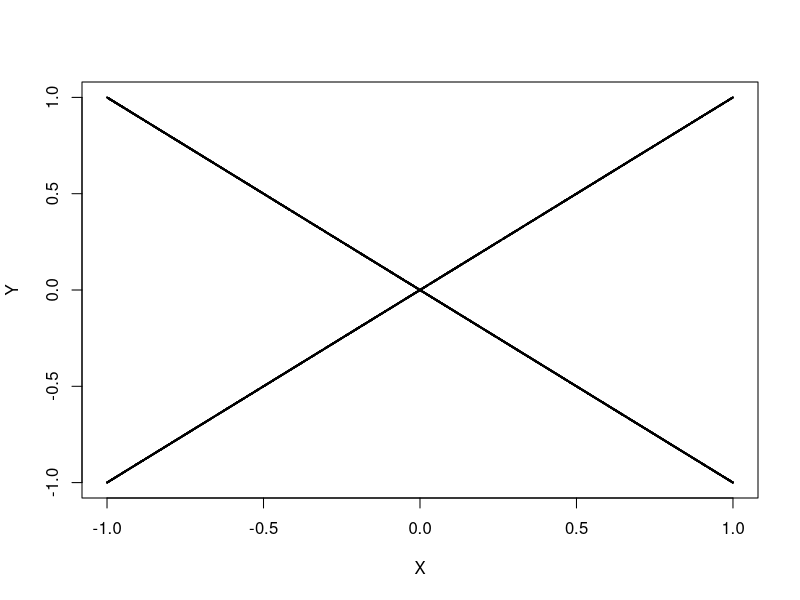
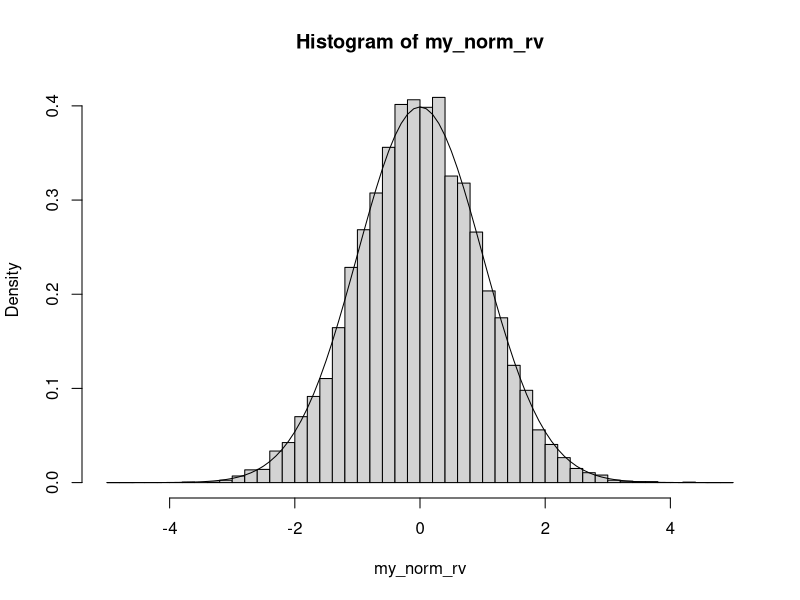
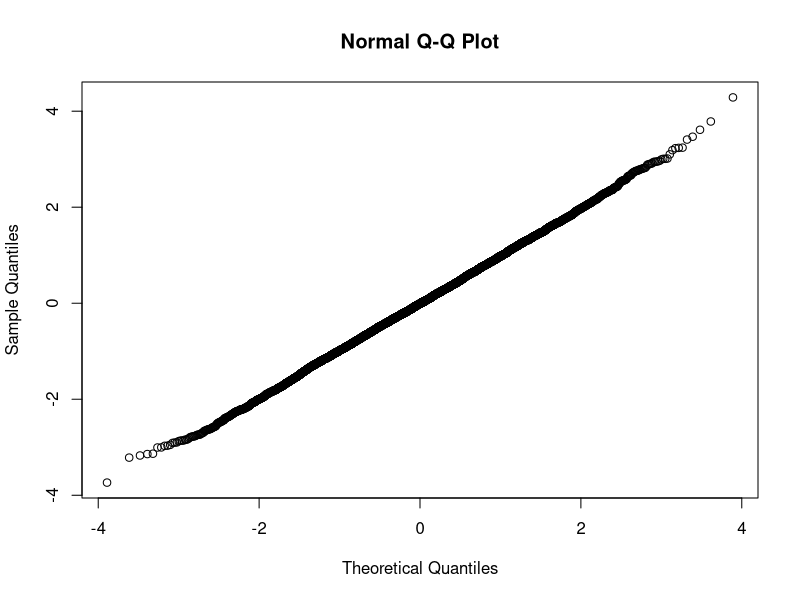
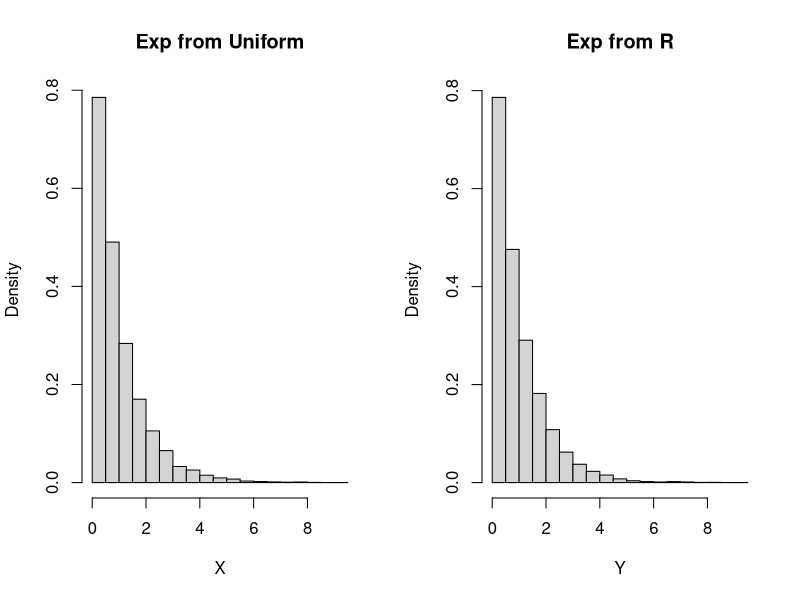
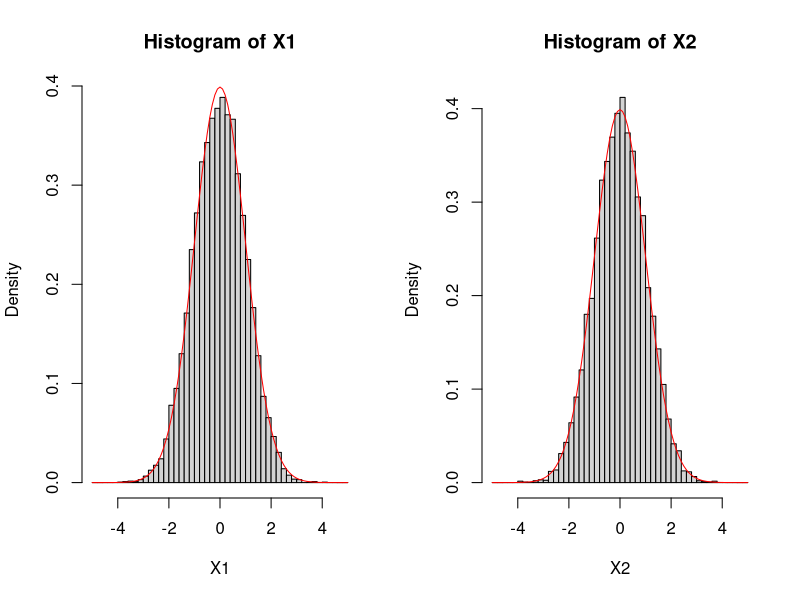
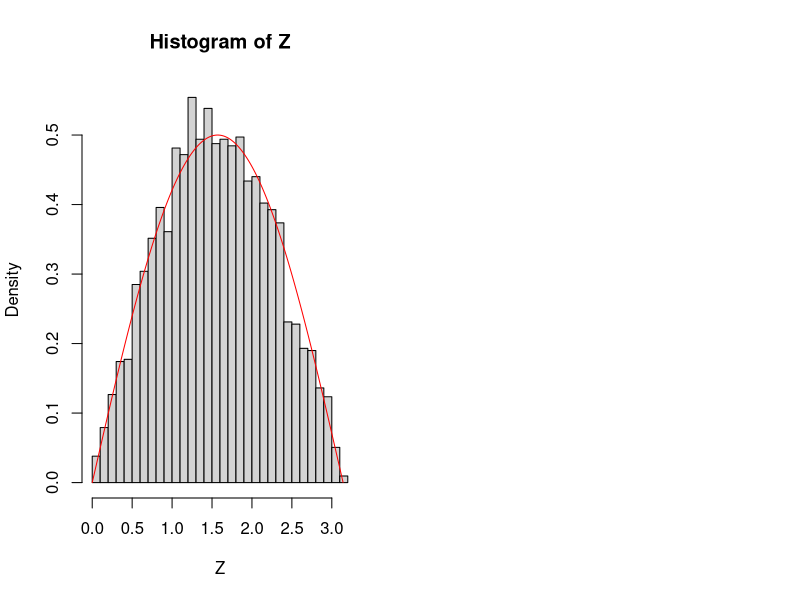
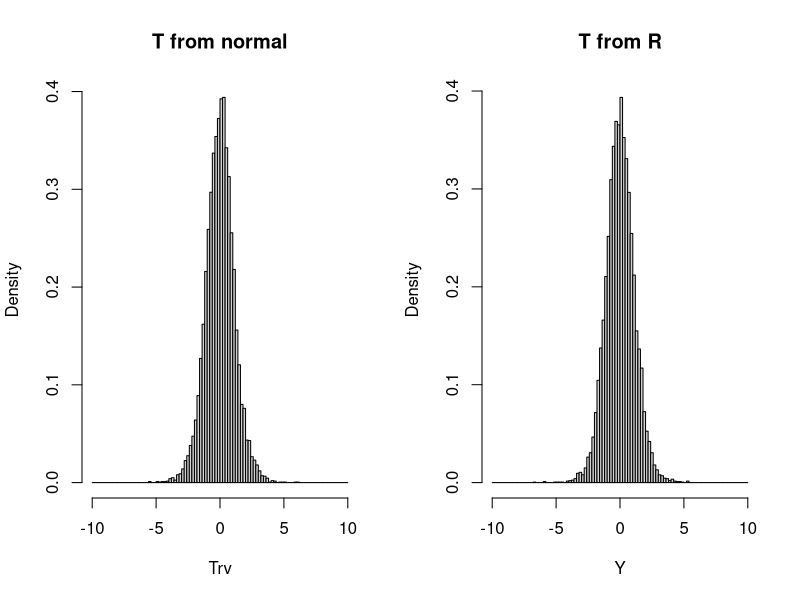
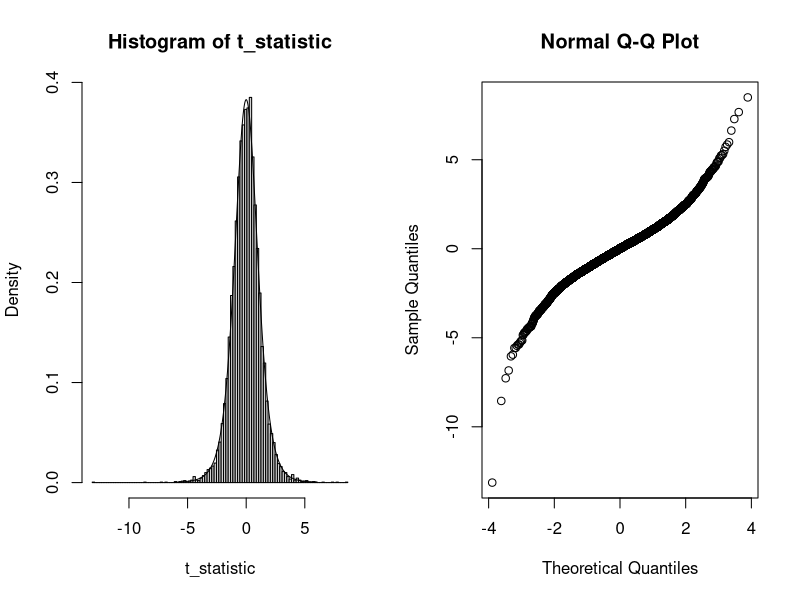

These figures' R source, in order:
## ---- chunk 1
n <- 10000
X <- runif(n, -1, 1)
Z <- runif(n, -1, 1)
Y <- sign(Z)*abs(X)
cor(X,Y)   # correlation coefficient is almost 0
## ---- chunk 2
plot(X,Y, cex=0.1) # check scatter plot
## ---- chunk 3
n <- 10000
my_norm_rv <- qnorm(runif(n))

# plot histogram and normal pdf
hist(my_norm_rv, breaks = seq(-5,5,0.2), freq=F)
x <- seq(-5,5,0.1)
lines(x, dnorm(x))
## ---- chunk 4
qqnorm(my_norm_rv)
## ---- chunk 5
Nsim <- 10000       #number of random variables
U <- runif(Nsim)
X <- -log(U)        #transforms of uniforms
Y <- rexp(Nsim)     #exponentials from R
par(mfrow=c(1,2))   #plots
hist(X,freq=F,main="Exp from Uniform")
hist(Y,freq=F,main="Exp from R")
## ---- chunk 6
Nsim <- 10000
U1 <- runif(Nsim)   #uniform1
U2 <- runif(Nsim)   #uniform2
X1 <- sqrt(-2*log(U1))*cos(2*pi*U2)
X2 <- sqrt(-2*log(U1))*sin(2*pi*U2)

par(mfrow=c(1,2))
x <- seq(-5,5,0.1)
hist(X1, breaks = seq(-5,5,0.2), freq=F)
lines(x, dnorm(x), col='red')

hist(X2, breaks = seq(-5,5,0.2), freq=F)
lines(x, dnorm(x), col='red')
## ---- chunk 7
NSim <- 10000
X <- runif(NSim, 0, pi)
Y <- runif(NSim)
Z <- X[0.5*sin(X) > Y ]
hist(Z, breaks = 40, freq=F)
x <- seq(0, pi, 0.001)
y <- 0.5*sin(x)
lines(x, y, col='red')

## ---- chunk 8
n <- 1000000
y <- rexp(n, rate = 0.1)
larger_4 <- y[y > 4]
(ratio1 <- length(larger_4)/n)
## ---- chunk 9
larger_8 <- y[y > 8]
larger_12 <- y[y > 12]

(ratio2 <- length(larger_12)/length(larger_8))

## ---- chunk 10
Nsim <- 10000
nu <- 10
Z <- rnorm(Nsim)
V <- rnorm(Nsim)^2
for (i in 2:nu) V <- V+rnorm(Nsim)^2
Trv <- Z * sqrt(nu/V)

Y <- rt(Nsim, df=nu)     #t random variable from R
par(mfrow=c(1,2))   #plots
hist(Trv, breaks = seq(-10,10,0.2), freq=F, main="T from normal")
hist(Y, breaks = seq(-10,10,0.2), freq=F, main="T from R")
## ---- chunk 11
mu <- 5
sigma <- 3
n <- 7     # sample size
N <- 10000   # simulation number
t_statistic <- numeric(N)

for (i in 1:N){
  sample_data <- rnorm(n, mu, sigma)
  t_statistic[i] <- (mean(sample_data) - mu)/(sd(sample_data)/sqrt(n))
}

hist(t_statistic, breaks = seq(min(t_statistic),max(t_statistic)+0.2,0.2), probability=T)

x <- seq(-6,6,0.01)
lines(x, dt(x, n-1))
## ---- chunk 12
qqnorm(t_statistic)
## ---- chunk 13
n <- 100              # number of random walk
walk <- rbinom(n, size = 1, prob = 0.5)     # generate bernoulli random number
walk[walk == 0] <- -1               # change 0 as -1
random_walk <- c(0, cumsum(walk))   # cumulative sum of walk is random walk, starting at zero
plot(random_walk, type='s')
## ---- chunk 14
n <- 100              # number of random walk
walk <- rbinom(n, size = 1, prob = 0.6)     # generate bernoulli random number
walk[walk == 0] <- -1               # change 0 as -1
random_walk <- c(0, cumsum(walk))   # cumulative sum of walk is random walk, starting at zero
plot(random_walk, type='s')         # upward random walk
## ---- chunk 15
n <- 1000              # number of random walk
walk <- rnorm(n, mean = 0, sd = 1)     # generate normal random number
Brownian_motion <- c(0, cumsum(walk))   # cumulative sum of walk is random walk, starting at zero
plot(Brownian_motion, type='l')
## ---- chunk 16
time_index <- seq(0,n*0.01,0.01)
plot(time_index, Brownian_motion, type='l')
## ---- chunk 17
n <- 1000              # number of random walk
walk <- rnorm(n, mean = 0, sd = 0.01)     # generate normal random number
Brownian_motion <- c(0, cumsum(walk))   # cumulative sum of walk is random walk, starting at zero
plot(Brownian_motion, type='l')
## ---- chunk 18
n <- 1000              # number of random walk
walk <- rnorm(n, mean = 0.1, sd = 1)     # generate normal random number
Brownian_motion <- c(0, cumsum(walk))   # cumulative sum of walk is random walk, starting at zero
plot(Brownian_motion, type='l')
## ---- chunk 19
n <- 1000              # number of random walk
walk <- rnorm(n, mean = 0, sd = 0.01)     # generate normal random number
Brownian_motion <- c(0, cumsum(walk))   # cumulative sum of walk is random walk, starting at zero
GBM <- exp(Brownian_motion)
plot(GBM, type='l')
